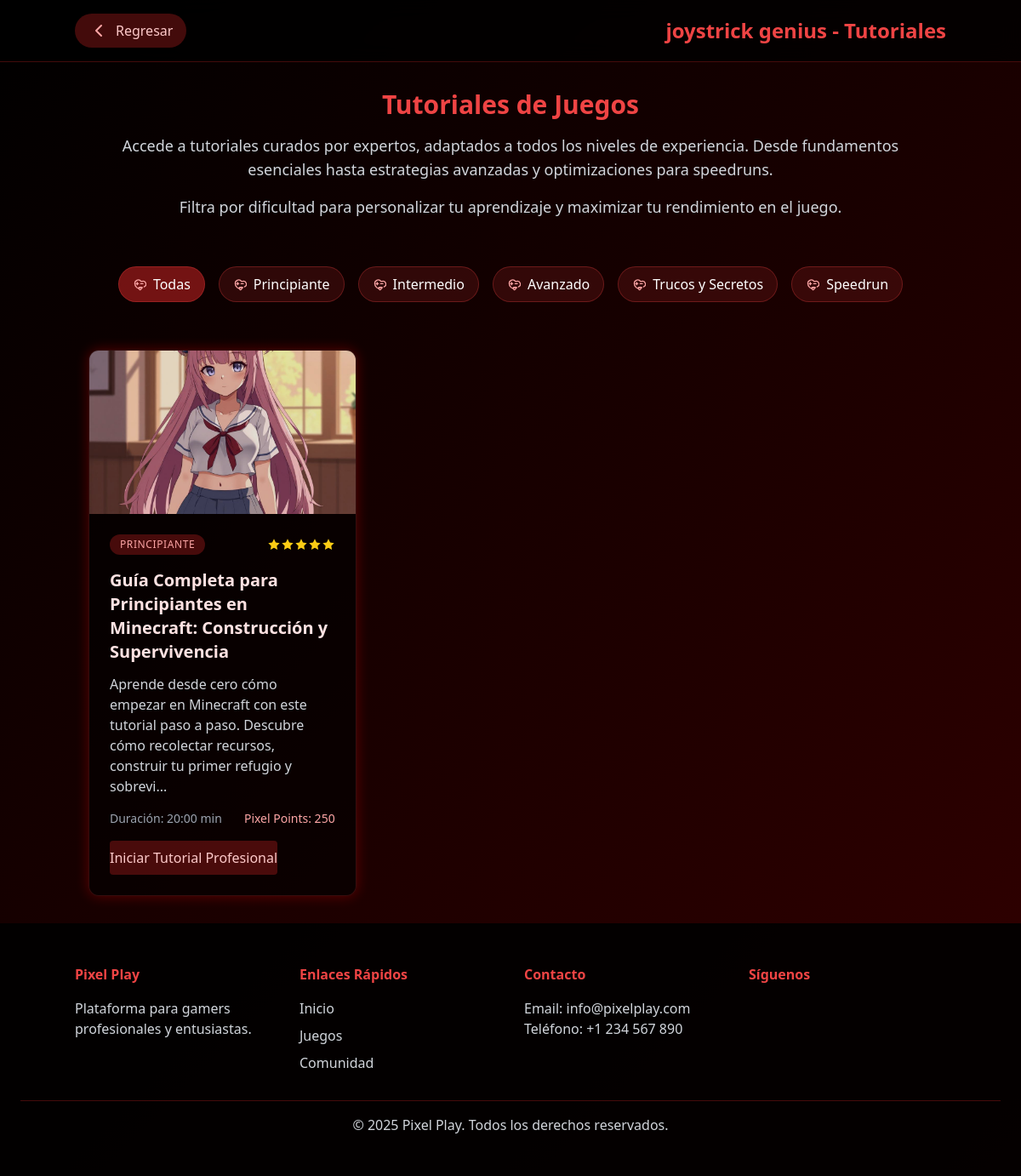
/controlador/tutoriales.php, run on the app's committed database.
### tables this page shows
CREATE TABLE `tutoriales` (
  `id` int(11) NOT NULL,
  `nombre` varchar(255) NOT NULL,
  `descripcion` text DEFAULT NULL,
  `url_video` varchar(500) NOT NULL,
  `categoria` enum('Basico','Intermedio','Avanzado') NOT NULL,
  `duracion` varchar(10) DEFAULT NULL,
  `nivel_dificultad` enum('Principiante','Intermedio','Avanzado') NOT NULL,
  `puntuacion` decimal(3,2) DEFAULT 0.00,
  `image_url` varchar(255) DEFAULT NULL,
  `fecha_creacion` timestamp NOT NULL DEFAULT current_timestamp()
);

### controlador/tutoriales.php (the view, shortened to what this page needs)
<?php
require_once('conexion.php');
$conexion = $conexion;
$tutoriales_por_pagina = 9;
$pagina = isset($_GET['pagina']) ? (int)$_GET['pagina'] : 1;
$offset = ($pagina - 1) * $tutoriales_por_pagina;
$dificultad_filtro = isset($_GET['dificultad']) ? $_GET['dificultad'] : '';
$where_dificultad = '';
$tutoriales_query = "SELECT * FROM tutoriales $where_dificultad LIMIT $tutoriales_por_pagina OFFSET $offset";
$tutoriales = $conexion->query($tutoriales_query);
?>
<!DOCTYPE html>
<html lang="es">
<head>
    <script src="https://cdn.tailwindcss.com"></script>
    <link href="https://cdnjs.cloudflare.com/ajax/libs/lucide-icons/0.263.1/lucide.min.css" rel="stylesheet">
    <link rel="stylesheet" href="../vista/css/tutoriales.css">
</head>
<body class="min-h-screen text-white flex flex-col">
    <header class="sticky top-0 z-50 bg-black/80 backdrop-blur-md border-b border-red-600/30 p-4">
        <div class="container mx-auto flex items-center justify-between">
            <a href="principal.php" class="flex items-center space-x-2 bg-red-600/30 hover:bg-red-600/50 py-2 px-4 rounded-full transition-all group">
                <svg xmlns="http://www.w3.org/2000/svg" width="24" height="24" viewBox="0 0 24 24" fill="none" stroke="currentColor" stroke-width="2" stroke-linecap="round" stroke-linejoin="round" class="lucide lucide-arrow-left text-red-300 group-hover:translate-x-[-5px] transition-transform">
                    <path d="m15 18-6-6 6-6" />
                </svg>
                <span class="text-red-200">Regresar</span>
            </a>
            <h1 class="text-2xl font-bold text-red-500">joystrick genius - Tutoriales</h1>
        </div>
    </header>
    <main class="container mx-auto px-4 py-8 flex-grow">
        <section class="text-center">
            <h2 class="text-3xl font-semibold mb-4 text-red-500">Tutoriales de Juegos</h2>
            <p class="text-lg text-gray-300">
                Accede a tutoriales curados por expertos, adaptados a todos los niveles de experiencia.
                Desde fundamentos esenciales hasta estrategias avanzadas y optimizaciones para speedruns.
            </p>
            <p class="mt-4 text-lg text-gray-300">
                Filtra por dificultad para personalizar tu aprendizaje y maximizar tu rendimiento en el juego.
            </p>
        </section>
    </main>
    <div class="container mx-auto px-4 py-6 flex justify-center flex-wrap gap-4">
        <?php
        $dificultades = ['', 'Principiante', 'Intermedio', 'Avanzado', 'Trucos y Secretos', 'Speedrun'];
        foreach ($dificultades as $dif):
            $dificultad_nombre = $dif ? $dif : 'Todas';
        ?>
            <a href="tutoriales.php<?php echo $dif ? '?dificultad=' . urlencode($dif) : ''; ?>"
                class="px-4 py-2 <?php echo $dificultad_filtro === $dif ? 'bg-red-600/50' : 'bg-red-900/30'; ?> hover:bg-red-600/40 border border-red-500/30 rounded-full flex items-center space-x-2 transition-all">
                <span><?php echo $dificultad_nombre; ?></span>
            </a>
        <?php endforeach; ?>
    </div>
    <main class="container mx-auto px-4 py-8 flex-grow grid grid-cols-1 md:grid-cols-2 lg:grid-cols-3 gap-6">
        <?php while ($tutorial = $tutoriales->fetch_assoc()): ?>
            <div class="bg-black/60 border border-red-500/20 rounded-xl overflow-hidden transform hover:scale-105 transition-all duration-300 red-glow hover-red-glow
                        <?php
                        switch ($tutorial['nivel_dificultad']) {
                            case 'Principiante':
                                echo 'difficulty-beginner';
                                break;
                        }
                        ?>">
                <div class="aspect-w-16 aspect-h-9 overflow-hidden">
                    <?php if (!empty($tutorial['image_url'])): ?>
                        <img src="../vista/<?php echo htmlspecialchars($tutorial['image_url']); ?>"
                            alt="<?php echo htmlspecialchars($tutorial['nombre']); ?>"
                            class="w-full h-48 object-cover opacity-90 hover:opacity-100 transition-opacity">
                    <?php else: ?>
                        <img src="/api/placeholder/400/200"
                            alt="<?php echo htmlspecialchars($tutorial['nombre']); ?>"
                            class="w-full h-48 object-cover opacity-90 hover:opacity-100 transition-opacity">
                    <?php endif; ?>
                </div>
                <div class="p-6">
                    <div class="flex justify-between items-center mb-4">
                        <span class="bg-red-600/30 text-red-300 px-3 py-1 rounded-full text-xs uppercase tracking-wider">
                            <?php echo htmlspecialchars($tutorial['nivel_dificultad']); ?>
                        </span>
                        <div class="flex items-center text-yellow-400">
                            <?php
                            $estrellas = 5;
                            for ($i = 0; $i < $estrellas; $i++):
                            ?>
                                <svg xmlns="http://www.w3.org/2000/svg" width="16" height="16" viewBox="0 0 24 24" fill="currentColor" class="text-yellow-400">
                                    <polygon points="12 2 15.09 8.26 22 9.27 17 14.14 18.18 21.02 12 17.77 5.82 21.02 7 14.14 2 9.27 8.91 8.26 12 2" />
                                </svg>
                            <?php endfor; ?>
                        </div>
                    </div>
                    <h2 class="text-xl font-semibold text-red-100 mb-3">
                        <?php echo htmlspecialchars($tutorial['nombre']); ?>
                    </h2>
                    <p class="text-gray-300 mb-4">
                        <?php echo substr(htmlspecialchars($tutorial['descripcion']), 0, 150) . '...'; ?>
                    </p>
                    <div class="flex justify-between text-sm text-gray-400">
                        <span>Duración: <?php echo htmlspecialchars($tutorial['duracion']); ?> min</span>
                        <span class="text-red-300">Pixel Points: 250</span>
                    </div>
                    <form action="registrar_vista_tutorial.php" method="POST" target="_blank">
                        <button type="submit" class="block mt-4 text-center bg-red-600/30 hover:bg-red-600/50 text-red-200 py-2 rounded transition-all">
                            Iniciar Tutorial Profesional
                        </button>
                    </form>
                </div>
            </div>
        <?php endwhile; ?>
    </main>
    <footer class="bg-black/90 text-gray-300 py-12 px-6 mt-auto">
        <div class="container mx-auto grid grid-cols-1 md:grid-cols-4 gap-8">
            <div>
                <h4 class="text-red-500 font-bold mb-4">Pixel Play</h4>
                <p>Plataforma para gamers profesionales y entusiastas.</p>
            </div>
            <div>
                <h4 class="text-red-500 font-bold mb-4">Enlaces Rápidos</h4>
                <ul class="space-y-2">
                    <li><a href="principal.php" class="hover:text-red-500 transition">Inicio</a></li>
                    <li><a href="juegos.php" class="hover:text-red-500 transition">Juegos</a></li>
                    <li><a href="comunidad.php" class="hover:text-red-500 transition">Comunidad</a></li>
                </ul>
            </div>
            <div>
                <h4 class="text-red-500 font-bold mb-4">Contacto</h4>
                <p>Email: info@pixelplay.com</p>
                <p>Teléfono: +1 234 567 890</p>
            </div>
            <div>
                <h4 class="text-red-500 font-bold mb-4">Síguenos</h4>
            </div>
        </div>
        <div class="text-center mt-8 border-t border-red-600/30 pt-4">
            <p>&copy; 2025 Pixel Play. Todos los derechos reservados.</p>
        </div>
    </footer>
</body>
</html>

### vista/css/tutoriales.css (style rules this page uses)
body { background: linear-gradient(135deg, #000000, #1a0000, #330000); background-attachment: fixed; }
.red-glow { box-shadow: 0 0 15px rgba(255, 0, 0, 0.3); }
.difficulty-beginner { border-color: rgba(255, 204, 0, 0.3); }

### data on the page
tutoriales: image_url (picture), nivel_dificultad "PRINCIPIANTE", nombre "Guía Completa para Principiantes en Minecraft: Construcción y Supervivencia", descripcion "Aprende desde cero cómo empezar en Minecraft con este tutorial paso a paso. Descubre cómo recolectar recursos, construir tu primer refugio y sobrevi", duracion "20:00"

### other printed values
$dificultad_nombre "Todas"
$dificultad_nombre "Principiante"
$dificultad_nombre "Intermedio"
$dificultad_nombre "Avanzado"
$dificultad_nombre "Trucos y Secretos"
$dificultad_nombre "Speedrun"
